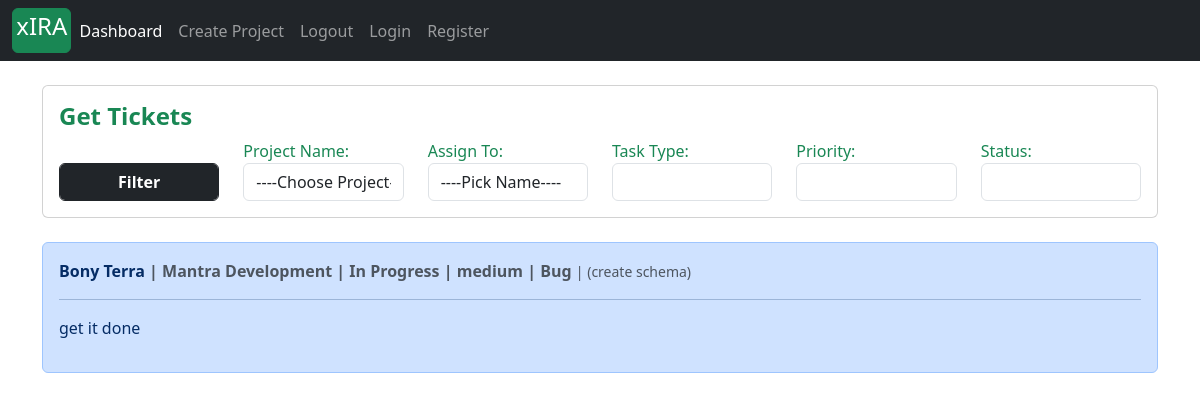
The page /ticket/manage/ (signed in) on the database as committed earlier.
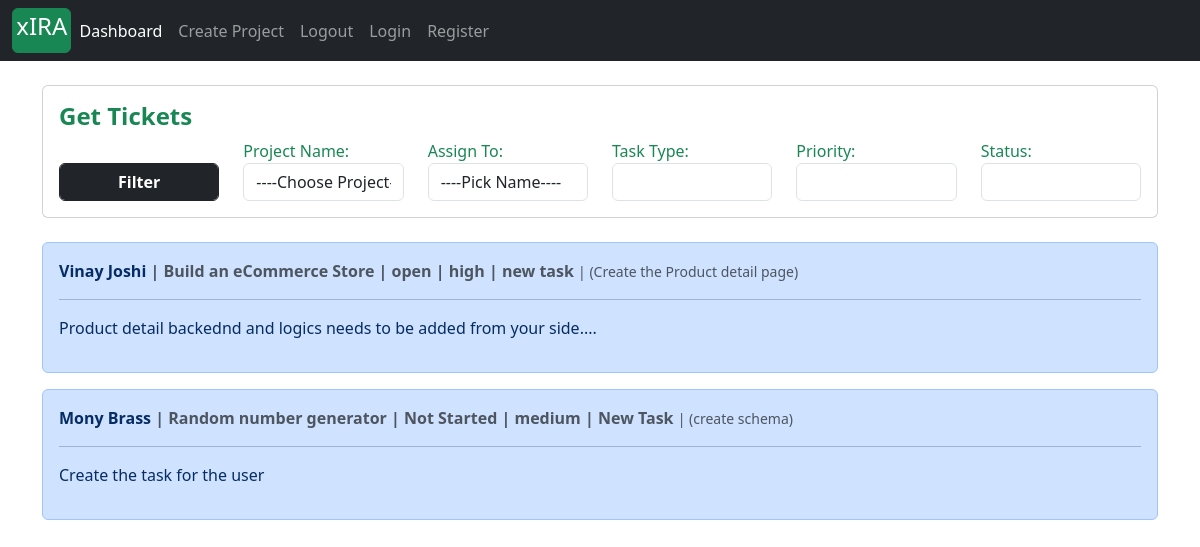
The same page on the database as committed later.
### tickets/models.py (models this page shows, shortened)
class Task(models.Model):
    project       = models.ForeignKey(Project, on_delete=models.CASCADE)
    task_type     = models.CharField(max_length=30, choices=(('bug', 'Bug'), ('new task', 'New Task')))
    short_summary = models.CharField(max_length=80)
    description   = models.TextField(max_length=500)
    assignee     = models.ForeignKey(Account, on_delete=models.CASCADE, default=1)
    status        = models.CharField(max_length=25, choices=status_field)
    priority      = models.CharField(max_length=25, choices=priority_field)
    start_date    = models.DateTimeField(auto_now_add=True)
    estimated_end_date = models.DateTimeField()

### accounts/models.py (models this page shows, shortened)
class Account(AbstractBaseUser):
    first_name           = models.CharField(max_length=50)
    last_name            = models.CharField(max_length=50)
    work_email           = models.EmailField(max_length=100, unique=True)
    contact_number       = models.CharField(max_length=50)
    work_profile         = models.CharField(max_length=30, choices=choices)
    date_joined     = models.DateTimeField(auto_now_add=True)
    last_login      = models.DateTimeField(auto_now_add=True)
    is_admin        = models.BooleanField(default=False)
    is_staff        = models.BooleanField(default=False)
    is_active        = models.BooleanField(default=False)
    is_superadmin        = models.BooleanField(default=False)
    USERNAME_FIELD = 'work_email'
    REQUIRED_FIELDS = ['first_name', 'last_name']
    objects = MyAccountManager()
    def __str__(self):
        return f'{self.first_name} {self.last_name}'
    def is_project_manager(self):
        try:
            temp = ProjectManager.objects.get(project_manager__id=self.id)
            is_manager = True
        except ProjectManager.DoesNotExist:
            is_manager = False
        return is_manager

### projects/models.py (models this page shows)
class Project(models.Model):
    project_name         = models.CharField(max_length=30)
    project_description  = models.TextField(max_length=600, blank=True)
    project_category     = models.CharField(max_length=30, choices=choices)
    project_manager      =  models.ForeignKey(ProjectManager, on_delete=models.SET_NULL, null=True)
    assignees            =  models.ManyToManyField(Account)
    start_date           = models.DateTimeField(auto_now_add=True)
    estimated_end_date   = models.DateTimeField()
    def __str__(self):
        return self.project_name

### tickets/views.py (the view)
# urls.py: path('manage/', views.manage_ticket, name='manage_ticket'),
def manage_ticket(request):
    if request.user.is_project_manager():
        all_task = get_all_tickets_project_manager(request.user)
        all_task = all_task.order_by('-start_date')
        context = {
            'tasks': all_task,
        }
    return render(request, 'manage_ticket.html', context)

### projects/forms.py
class ProjectCreationForm(forms.ModelForm):
    class Meta:
        model = Project
        fields = ('project_name', 'project_category', 'project_description', 'estimated_end_date')
        widgets = {
            'project_name': forms.TextInput(attrs={'class': 'form-control',  }),
            'project_category': forms.Select(attrs={'class': 'form-control', }),
            'project_description': forms.Textarea(attrs={'class': 'form-control', 'rows':4, 'cols':15}),
        }

### accounts/models.py (called while the page is built)
    def get_all_project(self):
        return self.project_set.all()

### projects/context_processors.py (called while the page is built)
def create_project_form(request):
    form = ProjectCreationForm()
    context = {
        'project_creation_form': form
    }
    return context

### tickets/views.py (called while the page is built)
def get_all_tickets_project_manager(user):
    project_manager = ProjectManager.objects.get(project_manager__id=user.id)
    projects = project_manager.get_all_project()
    if len(projects) >= 1:
        project_1 = projects[0]
        all_tickets = Task.objects.filter(project__id=project_1.id)
        for i in range(1, len(projects)):
            all_tickets = all_tickets.union(Task.objects.filter(project__id=projects[i].id))
        return all_tickets
    return None

### templates/manage_ticket.html (shortened to what this page needs)
{% extends 'base.html' %}
{% block content %}
<div class="container mt-4">
    <div class="card mx-auto">
      <article class="card-body">
		<header class="text-success"><h4><strong class="card-title">Get Tickets</strong></h4></header>
		<form action = "#" method="POST">
				<div class="form-group row">
					<div class="col form-group" style="">
                        	<button class="btn btn-dark form-control" href="#"><strong>Filter</strong></button>
            		</div>
					<div class="col form-group">
						<label class="text-success" for="project_id">Project Name:</label>
						<select class="form-control" name="project_id">
						<option value="">----Choose Project----</option>
						</select>
					</div>
					<div class="col form-group">
						<label class="text-success" for="assignee_id">Assign To:</label>
						<select class="form-control" name="assignee_id" required>
						<option value="">----Pick Name----</option>
						</select>
					</div>
					<div class="col form-group">
			            <label class="text-success" for="">Task Type:</label>
						<input type="text" class="form-control" name="task_type">
					</div>
					<div class="col form-group">
			            <label class="text-success" for="">Priority:</label>
						<input type="text" class="form-control" name="priority">
					</div>
					<div class="col form-group">
			            <label class="text-success" for="">Status:</label>
						<input type="text" class="form-control" name="status">
					</div>
				</div>
		</form>
		</article>
    </div>
</div>
<div class="container mt-4">
	{% for task in tasks %}
	<div class="alert alert-primary" role="alert">
	 <strong>{{task.assignee}}</strong>
	 <strong class="text-muted">| {{task.project}}</strong>
	 <strong class="text-muted">| {{task.status}}</strong>
	 <strong class="text-muted">| {{task.priority}}</strong>
	 <strong class="text-muted">| {{task.task_type}}</strong>
	 <small class="text-muted">| ({{task.short_summary}})</small>
	 <hr>
	 <p>{{task.description}}</p>
 	</div>
	{% endfor %}
</div>
{% endblock %}

### templates/base.html (shortened to what this page needs)
<!doctype html>
<html lang="en">
  <head>
    <link href="https://cdn.jsdelivr.net/npm/bootstrap@5.3.0/dist/css/bootstrap.min.css" rel="stylesheet">
    <link href="https://cdnjs.cloudflare.com/ajax/libs/font-awesome/6.4.0/css/fontawesome.min.css" rel="stylesheet" type="text/css">
  </head>
        <nav class="navbar navbar-expand-lg navbar-dark bg-dark">
          <div class="container-fluid">
            <button class="btn btn-success" style="--bs-btn-padding-y: .2rem; --bs-btn-padding-x: .2rem; --bs-btn-font-size: .5rem;" href="#"><h4>xIRA</h4></button>
            <div class="collapse navbar-collapse" id="navbarSupportedContent">
              <ul class="navbar-nav me-auto mb-2 mb-lg-0">
                <li class="nav-item">
                  <a class="nav-link active" aria-current="page" href="{% url 'dashboard' %}">Dashboard</a>
                </li>
                <li class="nav-item">
                  <a class="nav-link" type="button"  data-bs-toggle="modal" data-bs-target="#projectCreationModal">Create Project</a>
                </li>
                <li class="nav-item">
                  <a class="nav-link" aria-current="page" href="{% url 'logout' %}">Logout</a>
                </li>
                <li class="nav-item">
                  <a class="nav-link" aria-current="page" href="{% url 'login' %}">Login</a>
                </li>
                <li class="nav-item">
                  <a class="nav-link" aria-current="page" href="{% url 'register' %}">Register</a>
                </li>
              </ul>
            </div>
          </div>
        </nav>
{% block content %}
{% endblock %}
</html>

Rows that differ between the two databases and show on the page:
removed Task: assignee "Bony Terra", project "Mantra Development", status "In Progress", priority "medium", task_type "Bug", short_summary "create schema", description "get it done"
added Task: assignee "Vinay Joshi", project "Build an eCommerce Store", status "open", priority "high", task_type "new task", short_summary "Create the Product detail page", description "Product detail backednd and logics needs to be added from your side...."
added Task: assignee "Mony Brass", project "Random number generator", status "Not Started", priority "medium", task_type "New Task", short_summary "create schema", description "Create the task for the user"
